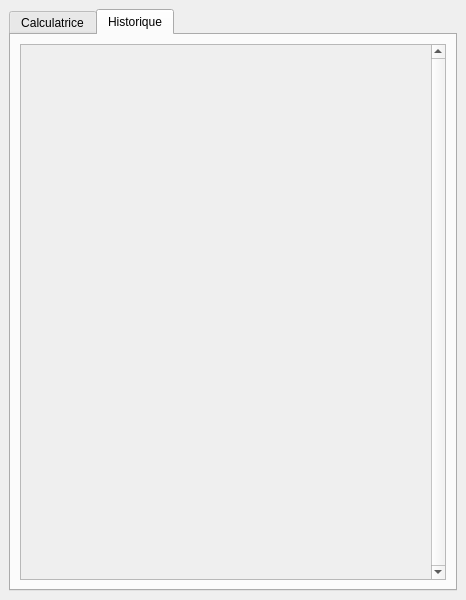
<?xml version="1.0" encoding="UTF-8"?>
<ui version="4.0">
 <class>MainWindow</class>
 <widget class="QMainWindow" name="MainWindow">
  <property name="geometry">
   <rect>
    <x>0</x>
    <y>0</y>
    <width>466</width>
    <height>600</height>
   </rect>
  </property>
  <property name="windowTitle">
   <string>MainWindow</string>
  </property>
  <widget class="QWidget" name="centralwidget">
   <layout class="QGridLayout" name="gridLayout">
    <item row="0" column="0">
     <widget class="QTabWidget" name="tabWidget">
      <property name="currentIndex">
       <number>1</number>
      </property>
      <widget class="QWidget" name="tab">
       <attribute name="title">
        <string>Calculatrice</string>
       </attribute>
       <layout class="QGridLayout" name="gridLayout_2">
        <item row="1" column="0">
         <layout class="QGridLayout" name="gridLayout_3">
          <item row="1" column="2">
           <widget class="QPushButton" name="pushButtonParentheseOuvrante">
            <property name="sizePolicy">
             <sizepolicy hsizetype="Expanding" vsizetype="Expanding">
              <horstretch>0</horstretch>
              <verstretch>0</verstretch>
             </sizepolicy>
            </property>
            <property name="text">
             <string>(</string>
            </property>
            <property name="shortcut">
             <string>(</string>
            </property>
           </widget>
          </item>
          <item row="0" column="2">
           <widget class="QPushButton" name="pushButtonCos">
            <property name="enabled">
             <bool>true</bool>
            </property>
            <property name="sizePolicy">
             <sizepolicy hsizetype="Expanding" vsizetype="Expanding">
              <horstretch>0</horstretch>
              <verstretch>0</verstretch>
             </sizepolicy>
            </property>
            <property name="text">
             <string>cos</string>
            </property>
           </widget>
          </item>
          <item row="2" column="1">
           <widget class="QPushButton" name="pushButton7">
            <property name="sizePolicy">
             <sizepolicy hsizetype="Expanding" vsizetype="Expanding">
              <horstretch>0</horstretch>
              <verstretch>0</verstretch>
             </sizepolicy>
            </property>
            <property name="text">
             <string>7</string>
            </property>
            <property name="shortcut">
             <string>7</string>
            </property>
           </widget>
          </item>
          <item row="5" column="2">
           <widget class="QPushButton" name="pushButton0">
            <property name="sizePolicy">
             <sizepolicy hsizetype="Expanding" vsizetype="Expanding">
              <horstretch>0</horstretch>
              <verstretch>0</verstretch>
             </sizepolicy>
            </property>
            <property name="text">
             <string>0</string>
            </property>
            <property name="shortcut">
             <string>0</string>
            </property>
           </widget>
          </item>
          <item row="4" column="4">
           <widget class="QPushButton" name="pushButtonPlus">
            <property name="sizePolicy">
             <sizepolicy hsizetype="Expanding" vsizetype="Expanding">
              <horstretch>0</horstretch>
              <verstretch>0</verstretch>
             </sizepolicy>
            </property>
            <property name="text">
             <string>+</string>
            </property>
            <property name="shortcut">
             <string>+</string>
            </property>
           </widget>
          </item>
          <item row="3" column="1">
           <widget class="QPushButton" name="pushButton4">
            <property name="sizePolicy">
             <sizepolicy hsizetype="Expanding" vsizetype="Expanding">
              <horstretch>0</horstretch>
              <verstretch>0</verstretch>
             </sizepolicy>
            </property>
            <property name="text">
             <string>4</string>
            </property>
            <property name="shortcut">
             <string>4</string>
            </property>
           </widget>
          </item>
          <item row="4" column="2">
           <widget class="QPushButton" name="pushButton2">
            <property name="sizePolicy">
             <sizepolicy hsizetype="Expanding" vsizetype="Expanding">
              <horstretch>0</horstretch>
              <verstretch>0</verstretch>
             </sizepolicy>
            </property>
            <property name="text">
             <string>2</string>
            </property>
            <property name="shortcut">
             <string>2</string>
            </property>
           </widget>
          </item>
          <item row="4" column="3">
           <widget class="QPushButton" name="pushButton3">
            <property name="sizePolicy">
             <sizepolicy hsizetype="Expanding" vsizetype="Expanding">
              <horstretch>0</horstretch>
              <verstretch>0</verstretch>
             </sizepolicy>
            </property>
            <property name="text">
             <string>3</string>
            </property>
            <property name="shortcut">
             <string>3</string>
            </property>
           </widget>
          </item>
          <item row="0" column="1">
           <widget class="QPushButton" name="pushButtonE">
            <property name="enabled">
             <bool>true</bool>
            </property>
            <property name="sizePolicy">
             <sizepolicy hsizetype="Expanding" vsizetype="Expanding">
              <horstretch>0</horstretch>
              <verstretch>0</verstretch>
             </sizepolicy>
            </property>
            <property name="text">
             <string>e</string>
            </property>
           </widget>
          </item>
          <item row="2" column="3">
           <widget class="QPushButton" name="pushButton9">
            <property name="sizePolicy">
             <sizepolicy hsizetype="Expanding" vsizetype="Expanding">
              <horstretch>0</horstretch>
              <verstretch>0</verstretch>
             </sizepolicy>
            </property>
            <property name="text">
             <string>9</string>
            </property>
            <property name="shortcut">
             <string>9</string>
            </property>
           </widget>
          </item>
          <item row="1" column="3">
           <widget class="QPushButton" name="pushButtonParentheseFermante">
            <property name="sizePolicy">
             <sizepolicy hsizetype="Expanding" vsizetype="Expanding">
              <horstretch>0</horstretch>
              <verstretch>0</verstretch>
             </sizepolicy>
            </property>
            <property name="text">
             <string>)</string>
            </property>
            <property name="shortcut">
             <string>)</string>
            </property>
           </widget>
          </item>
          <item row="1" column="1">
           <widget class="QPushButton" name="pushButtonC">
            <property name="sizePolicy">
             <sizepolicy hsizetype="Expanding" vsizetype="Expanding">
              <horstretch>0</horstretch>
              <verstretch>0</verstretch>
             </sizepolicy>
            </property>
            <property name="text">
             <string>C</string>
            </property>
            <property name="shortcut">
             <string>Shift+C</string>
            </property>
           </widget>
          </item>
          <item row="0" column="3">
           <widget class="QPushButton" name="pushButtonSin">
            <property name="enabled">
             <bool>true</bool>
            </property>
            <property name="sizePolicy">
             <sizepolicy hsizetype="Expanding" vsizetype="Expanding">
              <horstretch>0</horstretch>
              <verstretch>0</verstretch>
             </sizepolicy>
            </property>
            <property name="text">
             <string>sin</string>
            </property>
           </widget>
          </item>
          <item row="0" column="4">
           <widget class="QPushButton" name="pushButtonTan">
            <property name="enabled">
             <bool>true</bool>
            </property>
            <property name="sizePolicy">
             <sizepolicy hsizetype="Expanding" vsizetype="Expanding">
              <horstretch>0</horstretch>
              <verstretch>0</verstretch>
             </sizepolicy>
            </property>
            <property name="text">
             <string>tan</string>
            </property>
           </widget>
          </item>
          <item row="4" column="1">
           <widget class="QPushButton" name="pushButton1">
            <property name="sizePolicy">
             <sizepolicy hsizetype="Expanding" vsizetype="Expanding">
              <horstretch>0</horstretch>
              <verstretch>0</verstretch>
             </sizepolicy>
            </property>
            <property name="text">
             <string>1</string>
            </property>
            <property name="shortcut">
             <string>1</string>
            </property>
           </widget>
          </item>
          <item row="5" column="1">
           <widget class="QPushButton" name="pushButtonExp">
            <property name="sizePolicy">
             <sizepolicy hsizetype="Expanding" vsizetype="Expanding">
              <horstretch>0</horstretch>
              <verstretch>0</verstretch>
             </sizepolicy>
            </property>
            <property name="text">
             <string>Exp</string>
            </property>
            <property name="shortcut">
             <string>Space</string>
            </property>
           </widget>
          </item>
          <item row="3" column="2">
           <widget class="QPushButton" name="pushButton5">
            <property name="sizePolicy">
             <sizepolicy hsizetype="Expanding" vsizetype="Expanding">
              <horstretch>0</horstretch>
              <verstretch>0</verstretch>
             </sizepolicy>
            </property>
            <property name="text">
             <string>5</string>
            </property>
            <property name="shortcut">
             <string>5</string>
            </property>
           </widget>
          </item>
          <item row="3" column="3">
           <widget class="QPushButton" name="pushButton6">
            <property name="sizePolicy">
             <sizepolicy hsizetype="Expanding" vsizetype="Expanding">
              <horstretch>0</horstretch>
              <verstretch>0</verstretch>
             </sizepolicy>
            </property>
            <property name="text">
             <string>6</string>
            </property>
            <property name="shortcut">
             <string>6</string>
            </property>
           </widget>
          </item>
          <item row="5" column="3">
           <widget class="QPushButton" name="pushButtonVirgule">
            <property name="sizePolicy">
             <sizepolicy hsizetype="Expanding" vsizetype="Expanding">
              <horstretch>0</horstretch>
              <verstretch>0</verstretch>
             </sizepolicy>
            </property>
            <property name="text">
             <string>.</string>
            </property>
            <property name="shortcut">
             <string>.</string>
            </property>
           </widget>
          </item>
          <item row="5" column="4">
           <widget class="QPushButton" name="pushButtonEgale">
            <property name="sizePolicy">
             <sizepolicy hsizetype="Expanding" vsizetype="Expanding">
              <horstretch>0</horstretch>
              <verstretch>0</verstretch>
             </sizepolicy>
            </property>
            <property name="text">
             <string>=</string>
            </property>
            <property name="shortcut">
             <string>Return</string>
            </property>
           </widget>
          </item>
          <item row="3" column="4">
           <widget class="QPushButton" name="pushButtonMoins">
            <property name="sizePolicy">
             <sizepolicy hsizetype="Expanding" vsizetype="Expanding">
              <horstretch>0</horstretch>
              <verstretch>0</verstretch>
             </sizepolicy>
            </property>
            <property name="text">
             <string>-</string>
            </property>
            <property name="shortcut">
             <string>-</string>
            </property>
           </widget>
          </item>
          <item row="1" column="4">
           <widget class="QPushButton" name="pushButtonDivise">
            <property name="sizePolicy">
             <sizepolicy hsizetype="Expanding" vsizetype="Expanding">
              <horstretch>0</horstretch>
              <verstretch>0</verstretch>
             </sizepolicy>
            </property>
            <property name="text">
             <string>/</string>
            </property>
            <property name="shortcut">
             <string>/</string>
            </property>
           </widget>
          </item>
          <item row="2" column="2">
           <widget class="QPushButton" name="pushButton8">
            <property name="sizePolicy">
             <sizepolicy hsizetype="Expanding" vsizetype="Expanding">
              <horstretch>0</horstretch>
              <verstretch>0</verstretch>
             </sizepolicy>
            </property>
            <property name="text">
             <string>8</string>
            </property>
            <property name="shortcut">
             <string>8</string>
            </property>
           </widget>
          </item>
          <item row="2" column="4">
           <widget class="QPushButton" name="pushButtonFois">
            <property name="sizePolicy">
             <sizepolicy hsizetype="Expanding" vsizetype="Expanding">
              <horstretch>0</horstretch>
              <verstretch>0</verstretch>
             </sizepolicy>
            </property>
            <property name="text">
             <string>*</string>
            </property>
            <property name="shortcut">
             <string>*</string>
            </property>
           </widget>
          </item>
          <item row="1" column="0">
           <widget class="QPushButton" name="pushButtonLog">
            <property name="enabled">
             <bool>true</bool>
            </property>
            <property name="sizePolicy">
             <sizepolicy hsizetype="Expanding" vsizetype="Expanding">
              <horstretch>0</horstretch>
              <verstretch>0</verstretch>
             </sizepolicy>
            </property>
            <property name="text">
             <string>log</string>
            </property>
           </widget>
          </item>
          <item row="2" column="0">
           <widget class="QPushButton" name="pushButtonLn">
            <property name="enabled">
             <bool>true</bool>
            </property>
            <property name="sizePolicy">
             <sizepolicy hsizetype="Expanding" vsizetype="Expanding">
              <horstretch>0</horstretch>
              <verstretch>0</verstretch>
             </sizepolicy>
            </property>
            <property name="text">
             <string>ln</string>
            </property>
           </widget>
          </item>
          <item row="3" column="0">
           <widget class="QPushButton" name="pushButtonPuissanceY">
            <property name="enabled">
             <bool>true</bool>
            </property>
            <property name="sizePolicy">
             <sizepolicy hsizetype="Expanding" vsizetype="Expanding">
              <horstretch>0</horstretch>
              <verstretch>0</verstretch>
             </sizepolicy>
            </property>
            <property name="text">
             <string>x^(y)</string>
            </property>
           </widget>
          </item>
          <item row="4" column="0">
           <widget class="QPushButton" name="pushButtonPuissance2">
            <property name="enabled">
             <bool>true</bool>
            </property>
            <property name="sizePolicy">
             <sizepolicy hsizetype="Expanding" vsizetype="Expanding">
              <horstretch>0</horstretch>
              <verstretch>0</verstretch>
             </sizepolicy>
            </property>
            <property name="text">
             <string>x^(2)</string>
            </property>
           </widget>
          </item>
          <item row="5" column="0">
           <widget class="QPushButton" name="pushButtonSqrt">
            <property name="enabled">
             <bool>true</bool>
            </property>
            <property name="sizePolicy">
             <sizepolicy hsizetype="Expanding" vsizetype="Expanding">
              <horstretch>0</horstretch>
              <verstretch>0</verstretch>
             </sizepolicy>
            </property>
            <property name="autoFillBackground">
             <bool>false</bool>
            </property>
            <property name="inputMethodHints">
             <set>Qt::ImhNone</set>
            </property>
            <property name="text">
             <string>sqrt</string>
            </property>
            <property name="checkable">
             <bool>false</bool>
            </property>
            <property name="autoDefault">
             <bool>false</bool>
            </property>
            <property name="default">
             <bool>false</bool>
            </property>
            <property name="flat">
             <bool>false</bool>
            </property>
           </widget>
          </item>
          <item row="0" column="0">
           <widget class="QPushButton" name="pushButtonDel1">
            <property name="sizePolicy">
             <sizepolicy hsizetype="Expanding" vsizetype="Expanding">
              <horstretch>0</horstretch>
              <verstretch>0</verstretch>
             </sizepolicy>
            </property>
            <property name="text">
             <string>&lt;=</string>
            </property>
            <property name="shortcut">
             <string>Backspace</string>
            </property>
           </widget>
          </item>
         </layout>
        </item>
        <item row="0" column="0">
         <layout class="QVBoxLayout" name="verticalLayout">
          <item>
           <widget class="QLabel" name="LabelCalcul">
            <property name="sizePolicy">
             <sizepolicy hsizetype="Maximum" vsizetype="Preferred">
              <horstretch>0</horstretch>
              <verstretch>50</verstretch>
             </sizepolicy>
            </property>
            <property name="minimumSize">
             <size>
              <width>0</width>
              <height>50</height>
             </size>
            </property>
            <property name="font">
             <font>
              <kerning>true</kerning>
             </font>
            </property>
            <property name="layoutDirection">
             <enum>Qt::RightToLeft</enum>
            </property>
            <property name="autoFillBackground">
             <bool>false</bool>
            </property>
            <property name="text">
             <string/>
            </property>
           </widget>
          </item>
          <item>
           <widget class="QLabel" name="LabelResult">
            <property name="sizePolicy">
             <sizepolicy hsizetype="Maximum" vsizetype="Preferred">
              <horstretch>0</horstretch>
              <verstretch>50</verstretch>
             </sizepolicy>
            </property>
            <property name="minimumSize">
             <size>
              <width>0</width>
              <height>50</height>
             </size>
            </property>
            <property name="layoutDirection">
             <enum>Qt::RightToLeft</enum>
            </property>
            <property name="autoFillBackground">
             <bool>false</bool>
            </property>
            <property name="text">
             <string/>
            </property>
           </widget>
          </item>
         </layout>
        </item>
       </layout>
      </widget>
      <widget class="QWidget" name="tab_2">
       <attribute name="title">
        <string>Historique</string>
       </attribute>
       <layout class="QVBoxLayout" name="verticalLayout_2">
        <item>
         <widget class="QScrollArea" name="scrollArea">
          <property name="sizePolicy">
           <sizepolicy hsizetype="Preferred" vsizetype="Preferred">
            <horstretch>0</horstretch>
            <verstretch>0</verstretch>
           </sizepolicy>
          </property>
          <property name="minimumSize">
           <size>
            <width>0</width>
            <height>0</height>
           </size>
          </property>
          <property name="verticalScrollBarPolicy">
           <enum>Qt::ScrollBarAlwaysOn</enum>
          </property>
          <property name="widgetResizable">
           <bool>true</bool>
          </property>
          <widget class="QWidget" name="scrollAreaWidgetContents">
           <property name="geometry">
            <rect>
             <x>0</x>
             <y>0</y>
             <width>410</width>
             <height>509</height>
            </rect>
           </property>
           <layout class="QVBoxLayout" name="verticalLayout_4">
            <item>
             <spacer name="verticalSpacer">
              <property name="orientation">
               <enum>Qt::Vertical</enum>
              </property>
              <property name="sizeType">
               <enum>QSizePolicy::Expanding</enum>
              </property>
              <property name="sizeHint" stdset="0">
               <size>
                <width>20</width>
                <height>40</height>
               </size>
              </property>
             </spacer>
            </item>
           </layout>
          </widget>
         </widget>
        </item>
       </layout>
      </widget>
     </widget>
    </item>
   </layout>
  </widget>
  <widget class="QMenuBar" name="menubar">
   <property name="geometry">
    <rect>
     <x>0</x>
     <y>0</y>
     <width>466</width>
     <height>22</height>
    </rect>
   </property>
  </widget>
 </widget>
 <resources/>
 <connections/>
</ui>
